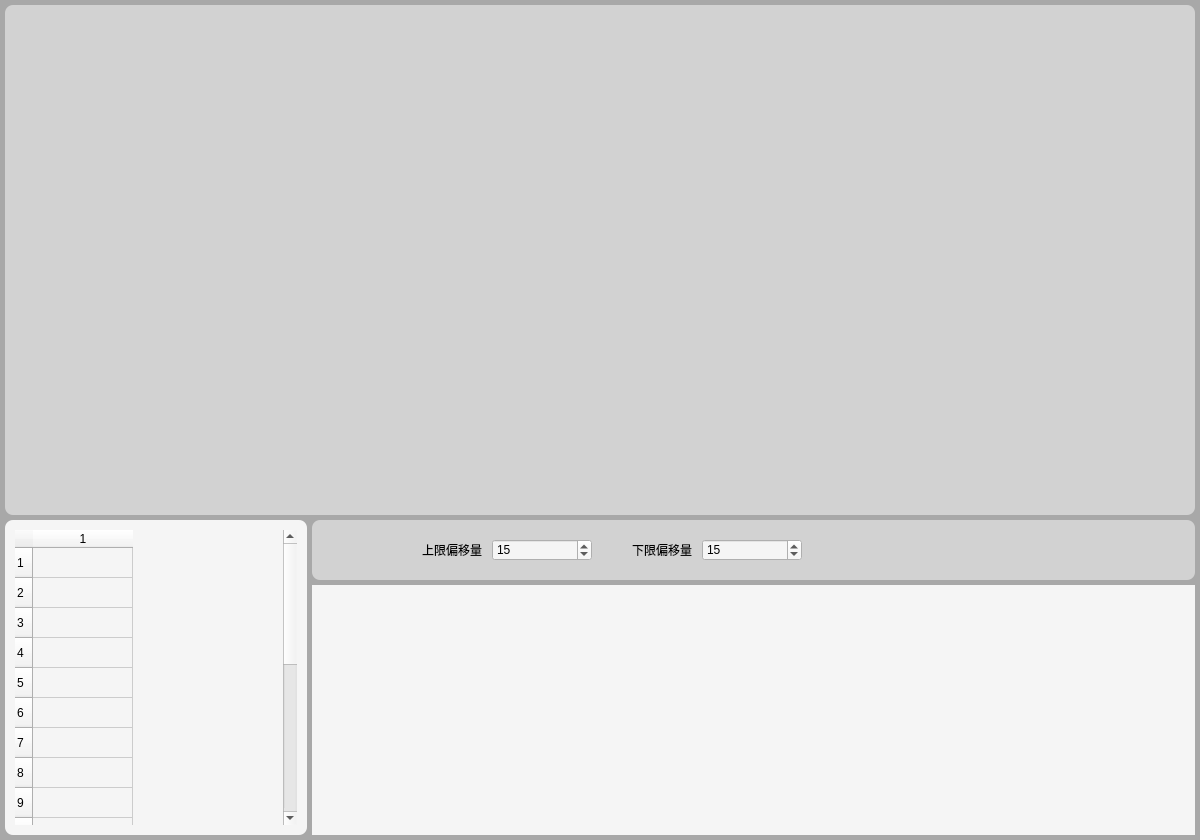
<?xml version="1.0" encoding="UTF-8"?>
<ui version="4.0">
 <class>faceWidget</class>
 <widget class="QWidget" name="faceWidget">
  <property name="geometry">
   <rect>
    <x>0</x>
    <y>0</y>
    <width>1200</width>
    <height>840</height>
   </rect>
  </property>
  <property name="minimumSize">
   <size>
    <width>1000</width>
    <height>630</height>
   </size>
  </property>
  <property name="maximumSize">
   <size>
    <width>9999999</width>
    <height>9999999</height>
   </size>
  </property>
  <property name="windowTitle">
   <string>Form</string>
  </property>
  <property name="styleSheet">
   <string notr="true">#faceWidget{
	background-color: rgb(168, 168, 168);
}
.QWidget{
	border-radius: 8px;
}
#graphicArea{
	background-color: rgb(210, 210, 210);
	border-radius: 8px;
}
#handleCalcBtn{
	image:url(./resource/images/btn.png);
}
#handleCalcBtn:hover{
	image:url(./resource/images/btn_hover.png);
}
#handleCalcBtn:pressed{
	image:url(./resource/images/btn_pressed.png);
}</string>
  </property>
  <layout class="QHBoxLayout" name="horizontalLayout">
   <property name="spacing">
    <number>5</number>
   </property>
   <property name="leftMargin">
    <number>5</number>
   </property>
   <property name="topMargin">
    <number>5</number>
   </property>
   <property name="rightMargin">
    <number>5</number>
   </property>
   <property name="bottomMargin">
    <number>5</number>
   </property>
   <item>
    <layout class="QGridLayout" name="gridLayout" rowstretch="2,1,1" columnstretch="310,0,0">
     <property name="leftMargin">
      <number>0</number>
     </property>
     <property name="topMargin">
      <number>0</number>
     </property>
     <property name="rightMargin">
      <number>0</number>
     </property>
     <property name="bottomMargin">
      <number>0</number>
     </property>
     <item row="1" column="1" colspan="2">
      <widget class="QWidget" name="tool_area" native="true">
       <property name="sizePolicy">
        <sizepolicy hsizetype="Preferred" vsizetype="Fixed">
         <horstretch>0</horstretch>
         <verstretch>0</verstretch>
        </sizepolicy>
       </property>
       <property name="minimumSize">
        <size>
         <width>0</width>
         <height>60</height>
        </size>
       </property>
       <property name="styleSheet">
        <string notr="true">#tool_area{
	background-color: rgb(210, 210, 210);
}
</string>
       </property>
       <layout class="QHBoxLayout" name="horizontalLayout_7">
        <property name="spacing">
         <number>0</number>
        </property>
        <property name="leftMargin">
         <number>0</number>
        </property>
        <property name="topMargin">
         <number>0</number>
        </property>
        <property name="rightMargin">
         <number>0</number>
        </property>
        <property name="bottomMargin">
         <number>0</number>
        </property>
        <item>
         <layout class="QHBoxLayout" name="horizontalLayout_6" stretch="4,0,0,0,0,0,0,50">
          <property name="spacing">
           <number>10</number>
          </property>
          <property name="sizeConstraint">
           <enum>QLayout::SetDefaultConstraint</enum>
          </property>
          <property name="leftMargin">
           <number>5</number>
          </property>
          <property name="topMargin">
           <number>0</number>
          </property>
          <property name="rightMargin">
           <number>11</number>
          </property>
          <item>
           <widget class="QPushButton" name="handleCalcBtn">
            <property name="sizePolicy">
             <sizepolicy hsizetype="Fixed" vsizetype="Fixed">
              <horstretch>0</horstretch>
              <verstretch>0</verstretch>
             </sizepolicy>
            </property>
            <property name="minimumSize">
             <size>
              <width>50</width>
              <height>50</height>
             </size>
            </property>
            <property name="maximumSize">
             <size>
              <width>50</width>
              <height>50</height>
             </size>
            </property>
            <property name="toolTip">
             <string>开始计算</string>
            </property>
            <property name="whatsThis">
             <string/>
            </property>
            <property name="styleSheet">
             <string notr="true">border-style:none</string>
            </property>
            <property name="inputMethodHints">
             <set>Qt::ImhNone</set>
            </property>
            <property name="text">
             <string/>
            </property>
           </widget>
          </item>
          <item>
           <spacer name="horizontalSpacer">
            <property name="orientation">
             <enum>Qt::Horizontal</enum>
            </property>
            <property name="sizeHint" stdset="0">
             <size>
              <width>45</width>
              <height>20</height>
             </size>
            </property>
           </spacer>
          </item>
          <item>
           <widget class="QLabel" name="label">
            <property name="text">
             <string>上限偏移量</string>
            </property>
           </widget>
          </item>
          <item>
           <widget class="QSpinBox" name="up_Shift">
            <property name="minimumSize">
             <size>
              <width>100</width>
              <height>0</height>
             </size>
            </property>
            <property name="styleSheet">
             <string notr="true">background-color: rgb(245, 245, 245);</string>
            </property>
            <property name="maximum">
             <number>999</number>
            </property>
            <property name="value">
             <number>15</number>
            </property>
           </widget>
          </item>
          <item>
           <spacer name="horizontalSpacer_3">
            <property name="orientation">
             <enum>Qt::Horizontal</enum>
            </property>
            <property name="sizeHint" stdset="0">
             <size>
              <width>30</width>
              <height>20</height>
             </size>
            </property>
           </spacer>
          </item>
          <item>
           <widget class="QLabel" name="label_2">
            <property name="text">
             <string>下限偏移量</string>
            </property>
           </widget>
          </item>
          <item>
           <widget class="QSpinBox" name="low_Shift">
            <property name="minimumSize">
             <size>
              <width>100</width>
              <height>0</height>
             </size>
            </property>
            <property name="styleSheet">
             <string notr="true">background-color: rgb(245, 245, 245);</string>
            </property>
            <property name="maximum">
             <number>999</number>
            </property>
            <property name="value">
             <number>15</number>
            </property>
           </widget>
          </item>
          <item>
           <spacer name="horizontalSpacer_2">
            <property name="orientation">
             <enum>Qt::Horizontal</enum>
            </property>
            <property name="sizeHint" stdset="0">
             <size>
              <width>40</width>
              <height>20</height>
             </size>
            </property>
           </spacer>
          </item>
         </layout>
        </item>
       </layout>
      </widget>
     </item>
     <item row="0" column="0" colspan="3">
      <widget class="QWidget" name="graphicArea" native="true">
       <property name="styleSheet">
        <string notr="true"/>
       </property>
       <layout class="QGridLayout" name="gridLayout_4">
        <property name="leftMargin">
         <number>8</number>
        </property>
        <property name="topMargin">
         <number>8</number>
        </property>
        <property name="rightMargin">
         <number>8</number>
        </property>
        <property name="bottomMargin">
         <number>8</number>
        </property>
        <item row="0" column="0">
         <layout class="QGridLayout" name="gridLayout_3">
          <property name="leftMargin">
           <number>0</number>
          </property>
          <property name="topMargin">
           <number>0</number>
          </property>
          <property name="rightMargin">
           <number>0</number>
          </property>
          <property name="bottomMargin">
           <number>0</number>
          </property>
          <item row="0" column="0">
           <widget class="QStackedWidget" name="graphicStack">
            <property name="styleSheet">
             <string notr="true">#graphicStack{
	border-style: none;
}</string>
            </property>
            <property name="currentIndex">
             <number>1</number>
            </property>
            <widget class="QWidget" name="page"/>
            <widget class="QWidget" name="page_2"/>
           </widget>
          </item>
         </layout>
        </item>
       </layout>
      </widget>
     </item>
     <item row="1" column="0" rowspan="2">
      <widget class="QWidget" name="file_area" native="true">
       <property name="sizePolicy">
        <sizepolicy hsizetype="Fixed" vsizetype="Preferred">
         <horstretch>0</horstretch>
         <verstretch>0</verstretch>
        </sizepolicy>
       </property>
       <property name="minimumSize">
        <size>
         <width>302</width>
         <height>0</height>
        </size>
       </property>
       <property name="styleSheet">
        <string notr="true">QWidget#file_area{
	background-color: rgb(245,245,245);
}</string>
       </property>
       <layout class="QGridLayout" name="gridLayout_2">
        <property name="leftMargin">
         <number>10</number>
        </property>
        <property name="topMargin">
         <number>10</number>
        </property>
        <property name="rightMargin">
         <number>10</number>
        </property>
        <property name="bottomMargin">
         <number>10</number>
        </property>
        <property name="horizontalSpacing">
         <number>6</number>
        </property>
        <item row="0" column="1">
         <widget class="QTableWidget" name="fileTableWidget">
          <property name="styleSheet">
           <string notr="true">background-color: rgb(245, 245, 245);
border-style: none</string>
          </property>
          <property name="lineWidth">
           <number>1</number>
          </property>
          <property name="horizontalScrollBarPolicy">
           <enum>Qt::ScrollBarAlwaysOff</enum>
          </property>
          <property name="editTriggers">
           <set>QAbstractItemView::NoEditTriggers</set>
          </property>
          <property name="rowCount">
           <number>20</number>
          </property>
          <property name="columnCount">
           <number>1</number>
          </property>
          <row/>
          <row/>
          <row/>
          <row/>
          <row/>
          <row/>
          <row/>
          <row/>
          <row/>
          <row/>
          <row/>
          <row/>
          <row/>
          <row/>
          <row/>
          <row/>
          <row/>
          <row/>
          <row/>
          <row/>
          <column/>
         </widget>
        </item>
       </layout>
      </widget>
     </item>
     <item row="2" column="1" colspan="2">
      <widget class="QWidget" name="dataArea" native="true">
       <property name="minimumSize">
        <size>
         <width>0</width>
         <height>250</height>
        </size>
       </property>
       <property name="maximumSize">
        <size>
         <width>99999</width>
         <height>250</height>
        </size>
       </property>
       <property name="styleSheet">
        <string notr="true">
</string>
       </property>
       <layout class="QGridLayout" name="gridLayout_6">
        <property name="leftMargin">
         <number>0</number>
        </property>
        <property name="topMargin">
         <number>0</number>
        </property>
        <property name="rightMargin">
         <number>0</number>
        </property>
        <property name="bottomMargin">
         <number>0</number>
        </property>
        <item row="0" column="0">
         <layout class="QGridLayout" name="gridLayout_5">
          <item row="0" column="0">
           <widget class="QStackedWidget" name="dataStack">
            <property name="styleSheet">
             <string notr="true">#dataStack{
	background-color: rgb(245,245,245);
}
</string>
            </property>
            <property name="currentIndex">
             <number>1</number>
            </property>
            <widget class="QWidget" name="page_3"/>
            <widget class="QWidget" name="page_4"/>
           </widget>
          </item>
         </layout>
        </item>
       </layout>
      </widget>
     </item>
    </layout>
   </item>
  </layout>
 </widget>
 <tabstops>
  <tabstop>up_Shift</tabstop>
  <tabstop>low_Shift</tabstop>
  <tabstop>handleCalcBtn</tabstop>
  <tabstop>fileTableWidget</tabstop>
 </tabstops>
 <resources/>
 <connections/>
</ui>
